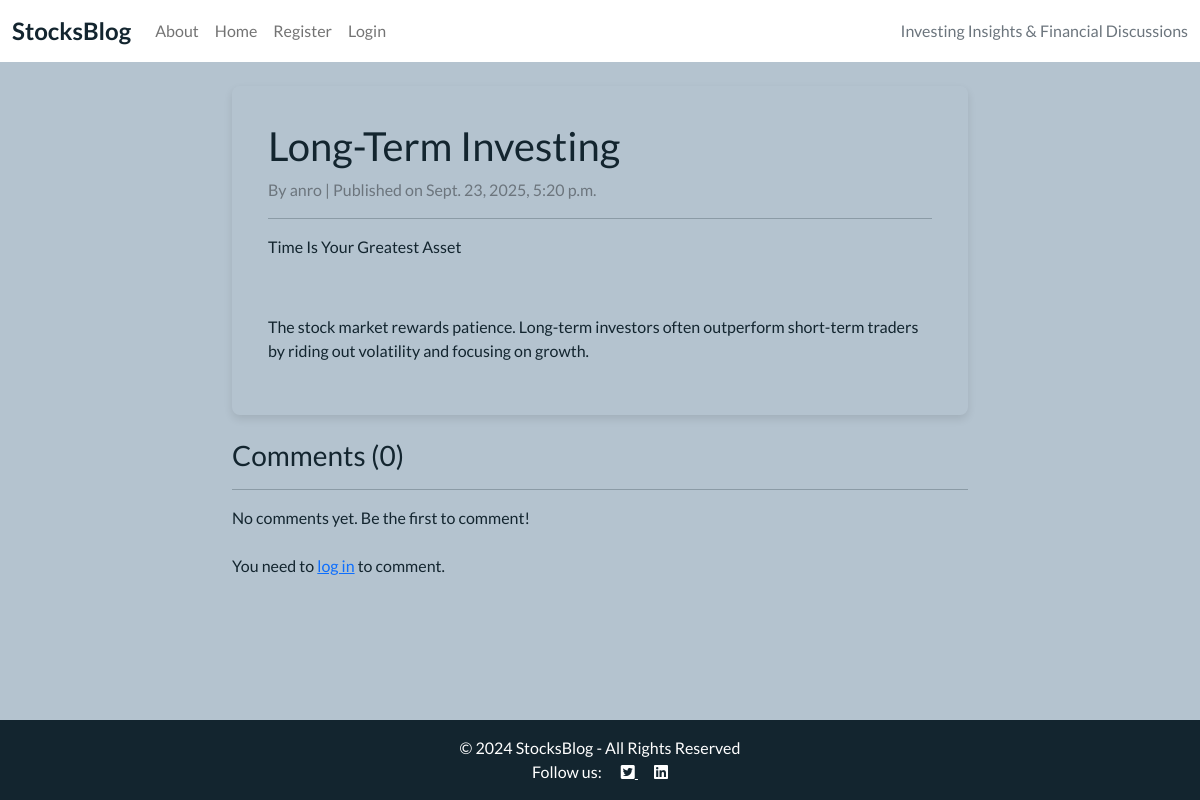
Page /post/long-term-investing/ on the committed database.
### blog/models.py (models this page shows, shortened)
class Post(models.Model):
    title = models.CharField(max_length=200)
    slug = models.SlugField(max_length=200, unique=True, blank=True)
    author = models.ForeignKey(
        User,
        on_delete=models.CASCADE,
        related_name="blog_posts"
    )
    featured_image = CloudinaryField('image', default='placeholder')
    content = models.TextField(default='Default content for new posts')
    created_on = models.DateTimeField(auto_now_add=True)
    status = models.IntegerField(choices=STATUS, default=0)
    excerpt = models.TextField(blank=True)
    updated_on = models.DateTimeField(auto_now=True)
    class Meta:
        ordering = ["-created_on"]

### blog/views.py (the view, shortened to what this page needs)
# urls.py: path('post/<slug:slug>/', views.post_detail, name='post_detail'),
def post_detail(request, slug):
    post = get_object_or_404(Post.objects.filter(status=1), slug=slug)
    comments = post.comments.filter(approved=True).order_by("-created_at")
    comment_count = comments.count()
    comment_form = CommentForm()
    return render(
        request,
        "blog/post_detail.html",
        {
            "post": post,
            "comments": comments,
            "comment_count": comment_count,
            "comment_form": comment_form,
        }
    )

### blog/templates/blog/post_detail.html (shortened to what this page needs)
{% extends "blog/base.html" %}
{% block content %}
<div class="container mt-4">
    <div class="row">
        <div class="col-md-8 offset-md-2">
            <div class="card mb-4">
                <div class="card-body">
                    <h1 class="card-title">{{ post.title }}</h1>
                    <p class="text-muted">By {{ post.author }} | Published on {{ post.created_on }}</p>
                    <hr>
                    <p class="card-text">{{ post.content|safe }}</p>
                </div>
            </div>
            <h3>Comments ({{ comments.count }})</h3>
            <hr>
            {% for comment in comments %}
                <div class="card mb-3">
                    <div class="card-body">
                        <p class="mb-1"><strong>{{ comment.author }}</strong>
                           <small class="text-muted">on {{ comment.created_at }}</small></p>
                        <p>{{ comment.text }}</p>
                        {% if user.is_authenticated and comment.author == user %}
                            <div class="mt-2">
                                <a href="{% url 'comment_edit' post.slug comment.id %}" class="btn btn-sm btn-outline-secondary">Edit</a>
                                <a href="{% url 'comment_delete' post.slug comment.id %}"
                                   class="btn btn-sm btn-outline-danger"
                                   onclick="return confirm('Are you sure you want to delete this comment?');">Delete</a>
                            </div>
                        {% endif %}
                    </div>
                </div>
            {% empty %}
                <p>No comments yet. Be the first to comment!</p>
            {% endfor %}
            {% if user.is_authenticated %}
                <div class="card mt-4">
                    <div class="card-body">
                        <h5 class="card-title">Add a Comment</h5>
                        <form method="post">
                            {% csrf_token %}
                            <div class="mb-3">
                                <textarea name="text" class="form-control" rows="3" required>{{ comment_form.text.value|default_if_none:'' }}</textarea>
                            </div>
                            <button type="submit" class="btn btn-primary">Post Comment</button>
                        </form>
                    </div>
                </div>
            {% else %}
                <p class="mt-4">You need to <a href="{% url 'account_login' %}">log in</a> to comment.</p>
            {% endif %}
        </div>
    </div>
</div>
{% endblock %}

### blog/static/css/style.css (style rules this page uses)
body { background-color: #B4C3CF; font-family: 'Lato', sans-serif; color: #13252F; }
.main-bg { background-color: #B4C3CF; }
.card { border: none; background-color: transparent; box-shadow: 0 4px 8px rgba(0, 0, 0, 0.1); border-radius: 8px; padding: 20px; margin-bottom: 20px; transition: transform 0.2s ease, box-shadow 0.2s ease; }

### rows in the picture
Post: title "Long-Term Investing", author "anro", created_on "Sept. 23, 2025, 5:20 p.m.", content "Time Is Your Greatest Asset The stock market rewards patience. Long-term investors often outperform short-term traders by riding out volatility and focusing on growth."

### other values in the picture
{{ comments.count }} "0"
